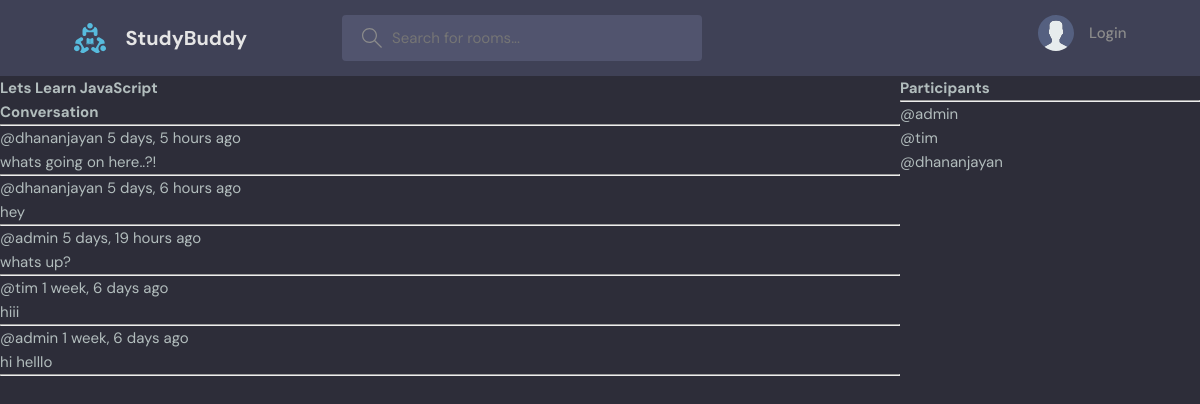
The page /room/1/ on the database its author committed.
### base/models.py (models this page shows, shortened)
class Room(models.Model):
    host = models.ForeignKey(User, on_delete=models.SET_NULL, null=True)
    topic = models.ForeignKey(Topic, on_delete=models.SET_NULL, null=True)
    name = models.CharField(max_length=200)
    discription = models.TextField(null=True, blank=True)
    participants = models.ManyToManyField(User, related_name='participants', blank=True)
    updated = models.DateTimeField(auto_now=True)
    created = models.DateTimeField(auto_now_add=True)
    class Meta:
        ordering = ['-updated','-created']      # display the newest one first (recently updated or created room/post)

class Message(models.Model):
    user = models.ForeignKey(User, on_delete=models.CASCADE)
    room = models.ForeignKey(Room, on_delete=models.CASCADE)  # CASCADE - delete all the messages in the room
    body =  models.TextField()
    updated = models.DateTimeField(auto_now=True)
    created = models.DateTimeField(auto_now_add=True)
    class Meta:
        ordering = ['-updated','-created']

### base/views.py (the view, shortened to what this page needs)
# urls.py: path('room/<str:pk>/', views.room, name="room"),
def room(request, pk):
    room = Room.objects.get(id=pk)
    room_messages = room.message_set.all()  # message_set.all() :- it's basically saying give us the set of messages that are related to this specific 'room',  message_set.all() -> 'message = Message model' (model name is in uppercase but here we use lower case letter)
    participants = room.participants.all()  # because it is a ManyToMany relationship
    context = {'room':room, 'room_messages':room_messages, 'participants':participants}
    return render(request, 'base/room.html',context)

### base/templates/base/room.html (shortened to what this page needs)
{% extends 'main.html' %}
{% block content %}
<div class="room-container">
    <div>
        <h1>{{room.name}}</h1>
        <div class="comment-wrapper">
            <h3>Conversation</h3>
            <hr>
            {% for message in room_messages %}
                <div>
                    <small>@{{message.user}}  {{message.created|timesince}} ago </small>
                    <p>{{message.body}}</p>
                    <hr>
                </div>
            {% endfor %}
        </div>
    </div>
    <div>
        <h3>Participants</h3>
        <hr>
        {% for user in participants %}
            <div>
                <p>@{{user.username}}</p>
            </div>
        {% endfor %}
    </div>
</div>
{% endblock %}

### static/styles/style.css (style rules this page uses)
:root { --color-main: #71c6dd; --color-main-light: #e1f6fb; --color-dark: #3f4156; --color-dark-medium: #51546e; --color-dark-light: #696d97; --color-light: #e5e5e5; --color-gray: #8b8b8b; --color-light-gray: #b2bdbd; --color-bg: #2d2d39; --color-success: #5dd693; --color-error: #fc4b0b; }
* { font-family: "DM Sans", -apple-system, BlinkMacSystemFont, "Segoe UI", Roboto, Oxygen, Ubuntu, Cantarell, "Open Sans", "Helvetica Neue", sans-serif; margin: 0; padding: 0; box-sizing: border-box; text-rendering: optimizeLegibility; font-size: inherit; }
html { font-size: 56.25%; }
@media only screen and (min-width: 1200px) { html { font-size: 62.5%; } }
body { line-height: 1.6; font-weight: 400; font-size: 1.5rem; color: var(--color-light-gray); background-color: var(--color-bg); min-height: 100vh; }

### base/templates/base/room.html (style rules this page uses)
.room-container { display: grid; grid-template-columns: 3fr 1fr; }

### rows shown on the page
Room: name "Lets Learn JavaScript"
Message: user "dhananjayan", created "5 days, 5 hours", body "whats going on here..?!"
Message: user "dhananjayan", created "5 days, 6 hours", body "hey"
Message: user "admin", created "5 days, 19 hours", body "whats up?"
Message: user "tim", created "1 week, 6 days", body "hiii"
Message: user "admin", created "1 week, 6 days", body "hi helllo"

### other values the page prints
{{ user.username }} "admin"
{{ user.username }} "tim"
{{ user.username }} "dhananjayan"
